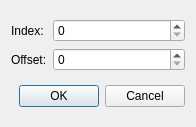
<?xml version="1.0" encoding="UTF-8"?>
<ui version="4.0">
 <class>TestDialog</class>
 <widget class="QDialog" name="TestDialog">
  <property name="geometry">
   <rect>
    <x>0</x>
    <y>0</y>
    <width>196</width>
    <height>127</height>
   </rect>
  </property>
  <layout class="QVBoxLayout" name="verticalLayout">
   <item>
    <layout class="QGridLayout" name="gridLayout">
     <item row="0" column="0">
      <widget class="QLabel" name="label">
       <property name="sizePolicy">
        <sizepolicy hsizetype="Fixed" vsizetype="Preferred">
         <horstretch>0</horstretch>
         <verstretch>0</verstretch>
        </sizepolicy>
       </property>
       <property name="text">
        <string>Index:</string>
       </property>
      </widget>
     </item>
     <item row="1" column="0">
      <widget class="QLabel" name="label_2">
       <property name="sizePolicy">
        <sizepolicy hsizetype="Fixed" vsizetype="Preferred">
         <horstretch>0</horstretch>
         <verstretch>0</verstretch>
        </sizepolicy>
       </property>
       <property name="text">
        <string>Offset:</string>
       </property>
      </widget>
     </item>
     <item row="0" column="1">
      <widget class="QSpinBox" name="sb_index"/>
     </item>
     <item row="1" column="1">
      <widget class="QSpinBox" name="sb_offset"/>
     </item>
    </layout>
   </item>
   <item>
    <widget class="QDialogButtonBox" name="buttonBox">
     <property name="orientation">
      <enum>Qt::Horizontal</enum>
     </property>
     <property name="standardButtons">
      <set>QDialogButtonBox::Cancel|QDialogButtonBox::Ok</set>
     </property>
    </widget>
   </item>
  </layout>
 </widget>
 <resources/>
 <connections>
  <connection>
   <sender>buttonBox</sender>
   <signal>accepted()</signal>
   <receiver>TestDialog</receiver>
   <slot>accept()</slot>
   <hints>
    <hint type="sourcelabel">
     <x>248</x>
     <y>254</y>
    </hint>
    <hint type="destinationlabel">
     <x>157</x>
     <y>274</y>
    </hint>
   </hints>
  </connection>
  <connection>
   <sender>buttonBox</sender>
   <signal>rejected()</signal>
   <receiver>TestDialog</receiver>
   <slot>reject()</slot>
   <hints>
    <hint type="sourcelabel">
     <x>316</x>
     <y>260</y>
    </hint>
    <hint type="destinationlabel">
     <x>286</x>
     <y>274</y>
    </hint>
   </hints>
  </connection>
 </connections>
</ui>
